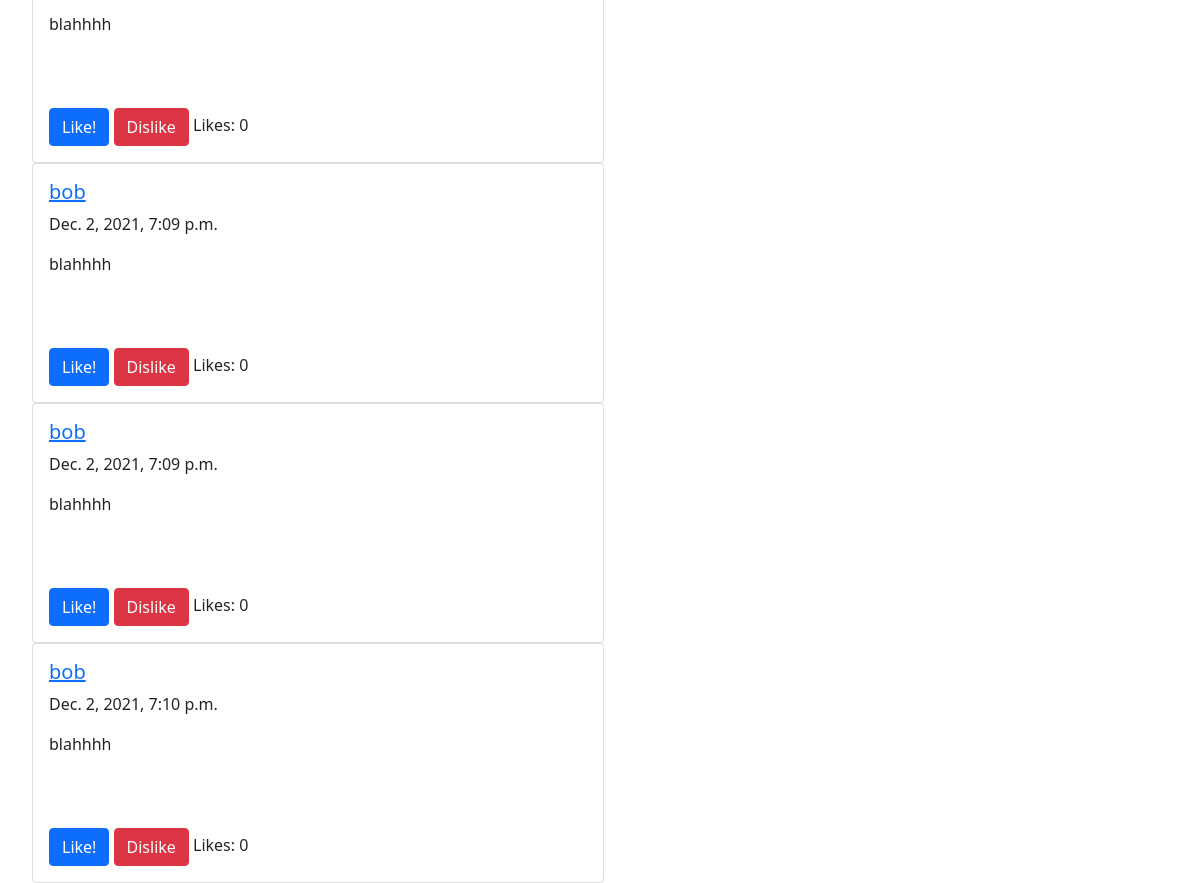
/home (lower part), run on an earlier commit of the app's database.
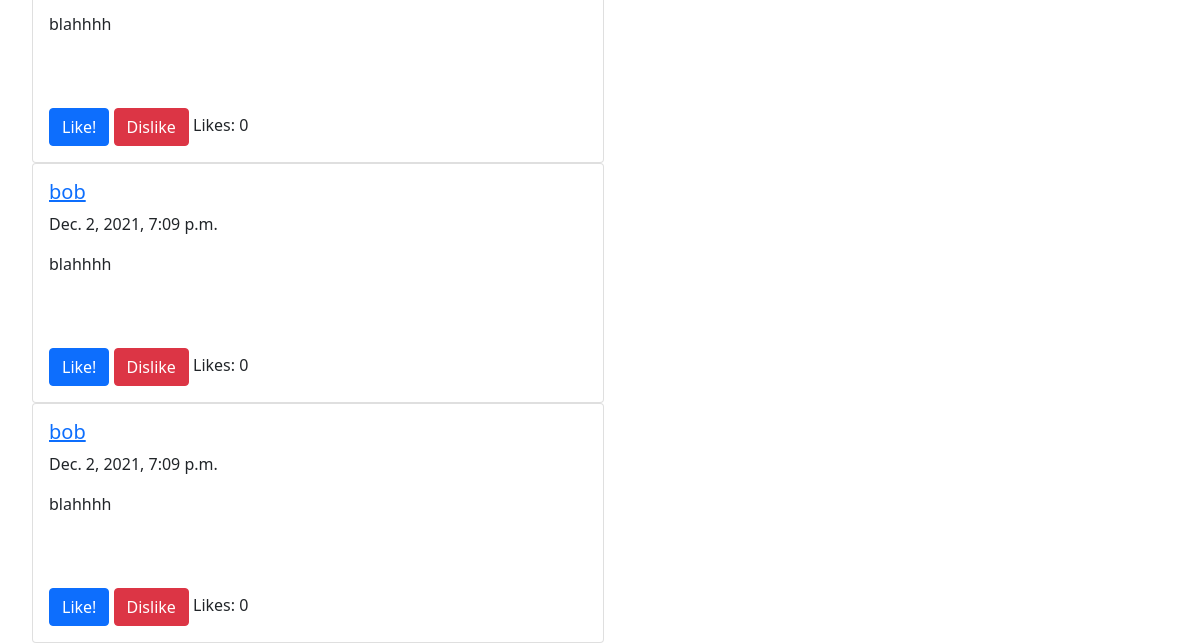
And on a later commit of the database.
### tweeterApp/models.py (models this page shows)
class Tweet(models.Model):
  body = models.TextField()
  timestamp = models.DateTimeField(auto_now = True)
  author = models.ForeignKey(User, on_delete = models.DO_NOTHING)
  likes = models.IntegerField(default = 0)

### tweeterApp/views.py (the view)
# urls.py: 2. Add a URL to urlpatterns:  path('', views.home, name='home')
def home(request):
  print('hey')
  if (request.method == 'POST'):
    print('REQ', request.POST)
    body = request.POST['body']
    Tweet.objects.create(body=body, author=request.user)
  print('PATCHHHH', request.method)
  tweets = Tweet.objects.all()
  print('tweets', tweets)
  return render(request, 'home.html', {"tweets": tweets, "user": request.user}) #want to pass in all the tweets, do we need to pass in the user?

### tweeterApp/templates/home.html (shortened to what this page needs)
<!doctype html>
<html lang="en">
  <head>
    <link href="https://cdn.jsdelivr.net/npm/bootstrap@5.1.3/dist/css/bootstrap.min.css" rel="stylesheet">
  </head>
  <body style="margin-left: 2rem; margin-top: 1rem">
    <div class="row align-items-start">
      <div class="col-md-6">
        {% for tweet in tweets %}
        <div class="col-md-12">
          <div class="card">
            <div class="card-body">
              <h5><a href="profile?id={{tweet.id}}">{{tweet.author}}</a></h5>
              <p>{{tweet.timestamp}}</p>
              {{tweet.body}}
              <br></br>
              <br></br>
              <a class="btn btn-primary btn-small" href='like?id={{tweet.id}}'>Like!</a>
              <a class="btn btn-danger btn-small" href='dislike?id={{tweet.id}}'>Dislike</a>
              Likes: {{tweet.likes}}
            </div>
          </div>
        </div>
        {% endfor %}
      </div>
    </div>
  </body>
</html>

What changed in the data, as far as the page shows it:
removed Tweet: author "bob", timestamp "Dec. 2, 2021, 7:10 p.m.", body "blahhhh", likes "0"
